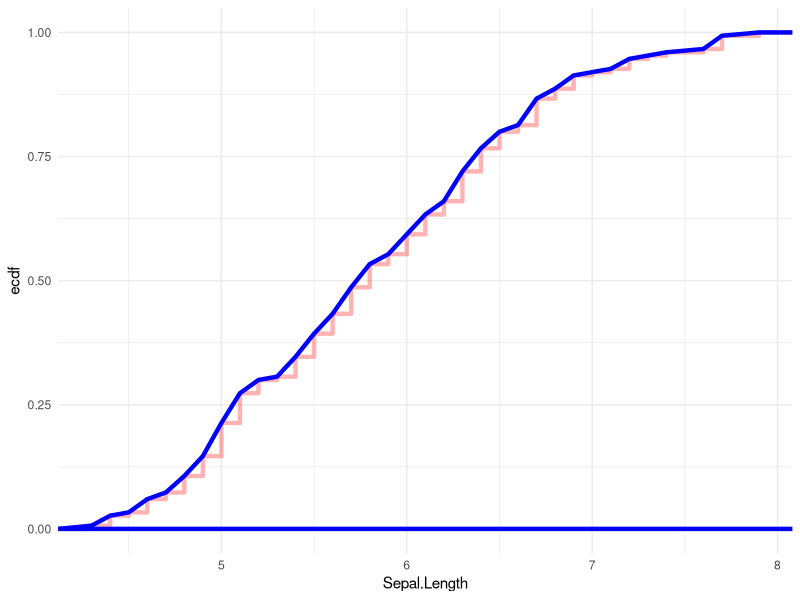
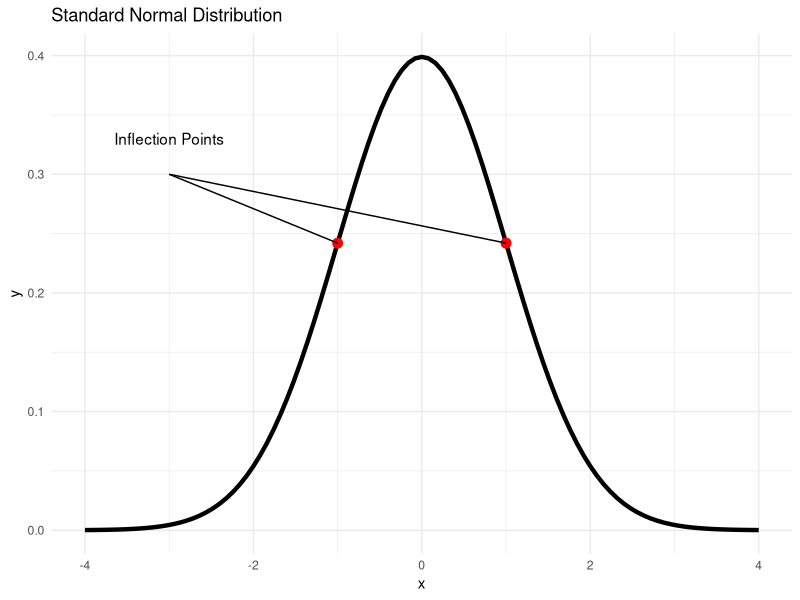
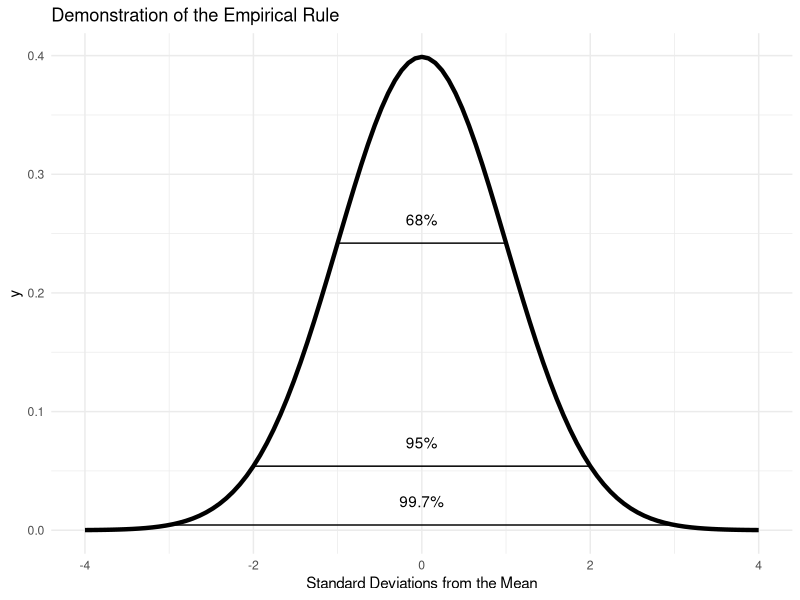

Write R code to recreate these figures, in order.
## ---- chunk 1
library(ggplot2)
ggplot(iris, aes(Sepal.Length)) + 
    stat_ecdf(color = "red", lwd = 1.5, alpha = .3) +
    stat_ecdf(geom = "density", color = "blue", lwd = 1.5, alpha = .3)+
    theme_minimal()

## ---- chunk 2
#| fig-height: 4
ggplot(x = -4:4) +
    stat_function(fun = dnorm, xlim = c(-4,4), lwd = 1.5) +
    annotate("point", x = c(-1,1), y = dnorm(c(-1,1)), color = "red", size = 3) +
    annotate("segment", x = -3, y = .3, xend = c(-1,1), yend = dnorm(c(-1,1))) +
    annotate("text", x = -3, y = .33, label = "Inflection Points") +
    labs(title = "Standard Normal Distribution")+
    theme_minimal()
## ---- chunk 3
#| fig-height: 4
ggplot(x = -4:4) +
    stat_function(fun = dnorm, xlim = c(-4,4), lwd = 1.5) +
    annotate("segment", x = -1:-3, y = dnorm(-1:-3), xend = 1:3, yend = dnorm(1:3)) +
    annotate("text", x = 0, y = dnorm(-1:-3) + .02, label = c("68%", "95%", "99.7%")) +
    labs(title = "Demonstration of the Empirical Rule", x = "Standard Deviations from the Mean") +
    theme_minimal()
